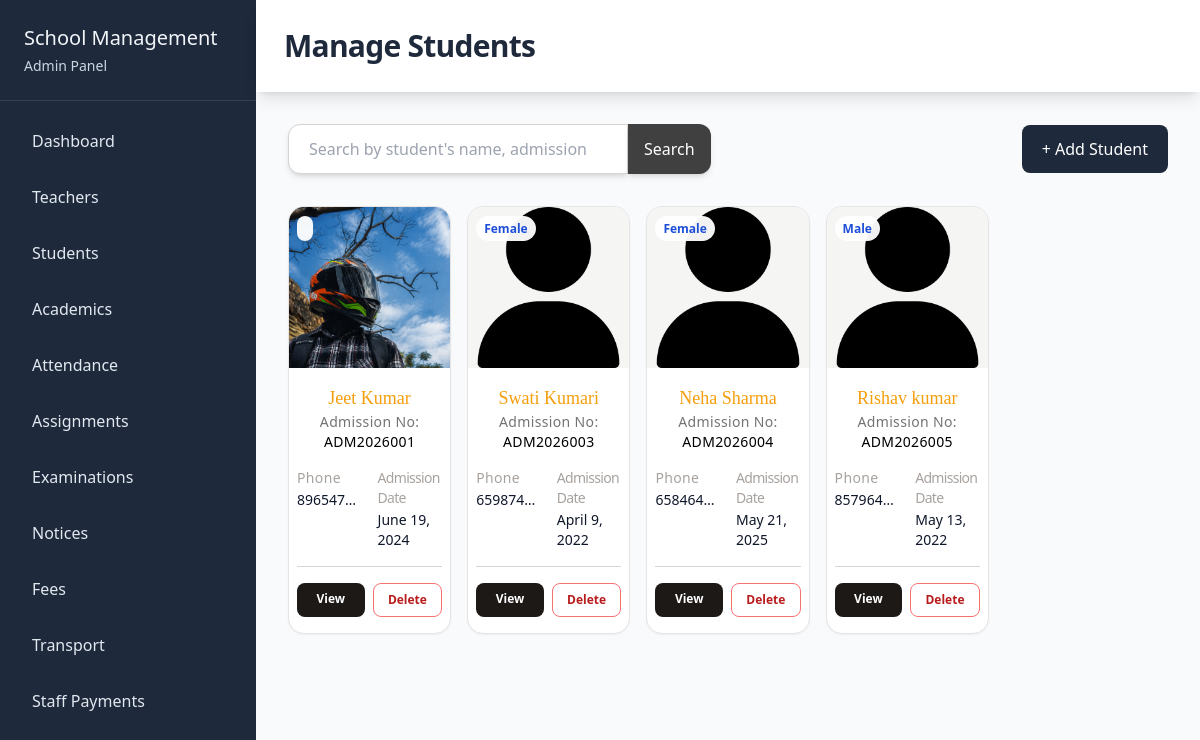
The app's page /students/manage/ with its own data.
### students/models.py (models this page shows, shortened)
class Student(models.Model):
    GENDER_CHOICES = (
        ('Male', "Male"),
        ('Female', "Female"),
        ('other', "other")
    )
    user = models.OneToOneField(User, on_delete=models.CASCADE)
    cover_image = models.ImageField(upload_to='student_covers/', null=True, blank=True)
    admission_number = models.CharField(max_length=30)
    phone = models.CharField(max_length=15, null=True, blank=True)
    address = models.TextField()
    date_of_birth = models.DateField()
    gender = models.CharField(max_length=10, choices=GENDER_CHOICES)
    admission_date = models.DateField()
    parent_name = models.CharField(max_length=100)
    parent_phone = models.CharField(max_length=15)
    schoolclass = models.ForeignKey(SchoolClass, on_delete=models.CASCADE, null=True,blank=True)
    section = models.ForeignKey(Section, on_delete=models.CASCADE, null=True,blank=True)

### students/views.py (the view)
# urls.py: path('manage/', views.manage_students, name="manage_students"),
def manage_students(req):
    data = {
        "students" : Student.objects.all()
    }
    return render(req, "students/manage.html", data)

### students/templates/students/manage.html (shortened to what this page needs)
{% extends 'school_admin/base.html' %}
{% load static %}
{% block content %}
<div class="">
    <div>
        <div class="w-full p-7 items-center justify-between mb-8 bg-white shadow-lg">
            <h1 class="text-3xl font-bold text-slate-800 font-sans tracking-tight">Manage Students</h1>
        </div>
        <div class="px-8">
            <div class="flex items-center justify-between mb-8 ">
                <form method="GET">
                    <div class="flex">
                        <input type="search" name="search" value="{{ request.GET.search }}" placeholder="Search by student's name, admission no, phone..." class="w-[340px] border border-stone-300 rounded-l-xl px-5 py-3 shadow-md">
                        <button type="submit" class="bg-neutral-700 text-white px-4 rounded-r-xl hover:bg-neutral-900 shadow-md transition">Search</button>
                    </div>
                </form>
                <a href="{% url 'insert_student' %}" class="px-5 py-3 bg-slate-800 text-white rounded-lg font-medium hover:bg-slate-700 transition">+ Add Student</a>
            </div>
            <div class="grid grid-cols-5 gap-4">
                {% for student in students %}
                <div class="group bg-white rounded-2xl border border-stone-200 overflow-hidden shadow-sm hover:shadow-lg transition">
                    <div class="relative aspect-square overflow-hidden bg-stone-100">
                        {% if student.cover_image %}
                            <img src="{{ student.cover_image.url }}" alt="{{ student.user.get_full_name }}" class="w-full h-full object-cover group-hover:scale-105 transition-transform duration-500">
                        {% else %}
                            <img src="{% static 'user.png' %}" alt="Student Image" class="w-full h-full object-cover group-hover:scale-105 transition-transform duration-500">
                        {% endif %}
                        <div class="absolute top-2 left-2">
                            <span class="text-xs font-semibold text-blue-700 bg-white/95 rounded-full px-2 py-1">{{ student.gender }}</span>
                        </div>
                    </div>
                    <div class="px-2 py-4">
                        <div class="flex flex-col mb-4">
                            <h1 class="text-lg text-center font-medium font-serif text-amber-500">{{ student.user.get_full_name }}</h1>
                            <p class="text-sm text-center font-medium text-neutral-500 tracking-wide">Admission No: <span class="text-black">{{ student.admission_number }}</span></p>
                        </div>
                        <div class="grid grid-cols-2 gap-4">
                            <div>
                                <p class="text-sm font-medium text-stone-400 tracking-wide">Phone</p>
                                <p class="text-sm font-medium mt-0.5 truncate">{{ student.phone }}</p>
                            </div>
                            <div>
                                <p class="text-sm font-medium text-stone-400 tracking-tighter">Admission Date</p>
                                <p class="text-sm font-medium mt-0.5">{{ student.admission_date }}</p>
                            </div>
                        </div>
                        <div class="flex gap-2 mt-4 pt-4 border-t border-stone-300">
                            <a href="{% url "student_details" student.id %}" class="flex-1 text-center py-2 rounded-lg bg-stone-900 text-white text-xs font-semibold hover:bg-stone-700 transition">View</a>
                            <a href="{% url "delete_student" student.id %}" class="flex-1 text-center py-2 border border-red-400 rounded-lg text-red-700 text-xs font-semibold hover:bg-red-200 transition">Delete</a>
                        </div>
                    </div>
                </div>
                {% endfor %}
            </div>
        </div>
    </div>
</div>
{% endblock content %}

### records on screen
Student: cover_image (picture), user.get_full_name "Jeet Kumar", admission_number "ADM2026001", phone "896547…", admission_date "June 19, 2024"
Student: gender "Female", user.get_full_name "Swati Kumari", admission_number "ADM2026003", phone "659874…", admission_date "April 9, 2022"
Student: gender "Female", user.get_full_name "Neha Sharma", admission_number "ADM2026004", phone "658464…", admission_date "May 21, 2025"
Student: gender "Male", user.get_full_name "Rishav kumar", admission_number "ADM2026005", phone "857964…", admission_date "May 13, 2022"
